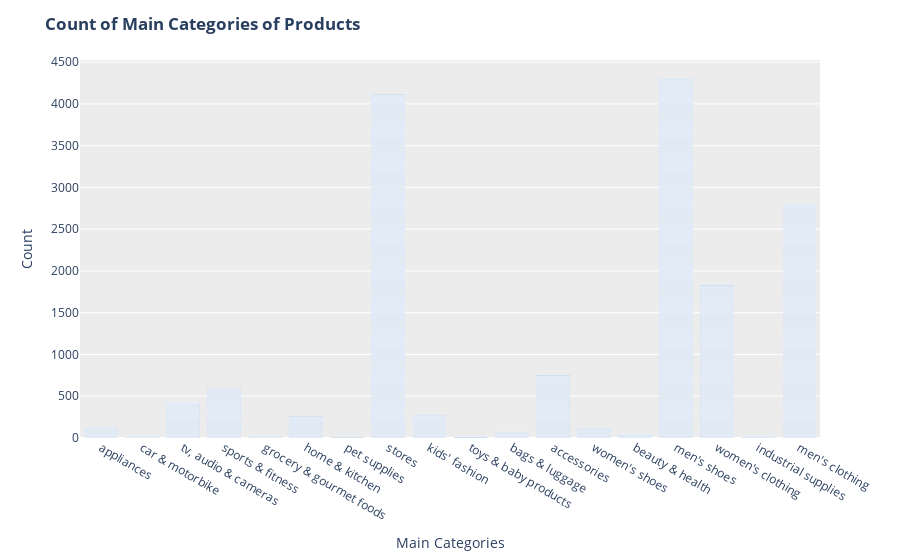

Here is the notebook cell this chart was saved with:
### Code cell
fig = px.bar(frame, "main_category", 
             color_discrete_sequence = ["#2377a4"] * len(frame))
fig.update_layout(
                 plot_bgcolor = "#ECECEC",
                  yaxis_title = "Count",
                  xaxis_title = "Main Categories",
                  title = "<b>Count of Main Categories of Products</b>"
                 )
fig.show()

### Figure 1 — Plotly figure (JSON) as saved in the notebook; plotly's stock layout.template omitted (floating-point values rounded to 4 significant figures; data arrays with more than 128 entries replaced by an {"elided": "..."} marker saying what was removed)
{"data": [{"alignmentgroup": "True", "hovertemplate": "main_category=%{x}<br>count=%{y}<extra></extra>", "legendgroup": "", "marker": {"color": "#2377a4", "pattern": {"shape": ""}}, "name": "", "offsetgroup": "", "orientation": "v", "showlegend": false, "textposition": "auto", "type": "bar", "x": {"elided": "15737 str values"}, "xaxis": "x", "y": {"elided": "15737 int values"}, "yaxis": "y"}], "layout": {"barmode": "relative", "legend": {"tracegroupgap": 0}, "margin": {"t": 60}, "plot_bgcolor": "#ECECEC", "title": {"text": "<b>Count of Main Categories of Products</b>"}, "xaxis": {"anchor": "y", "domain": [0, 1], "title": {"text": "Main Categories"}}, "yaxis": {"anchor": "x", "domain": [0, 1], "title": {"text": "Count"}}}}
